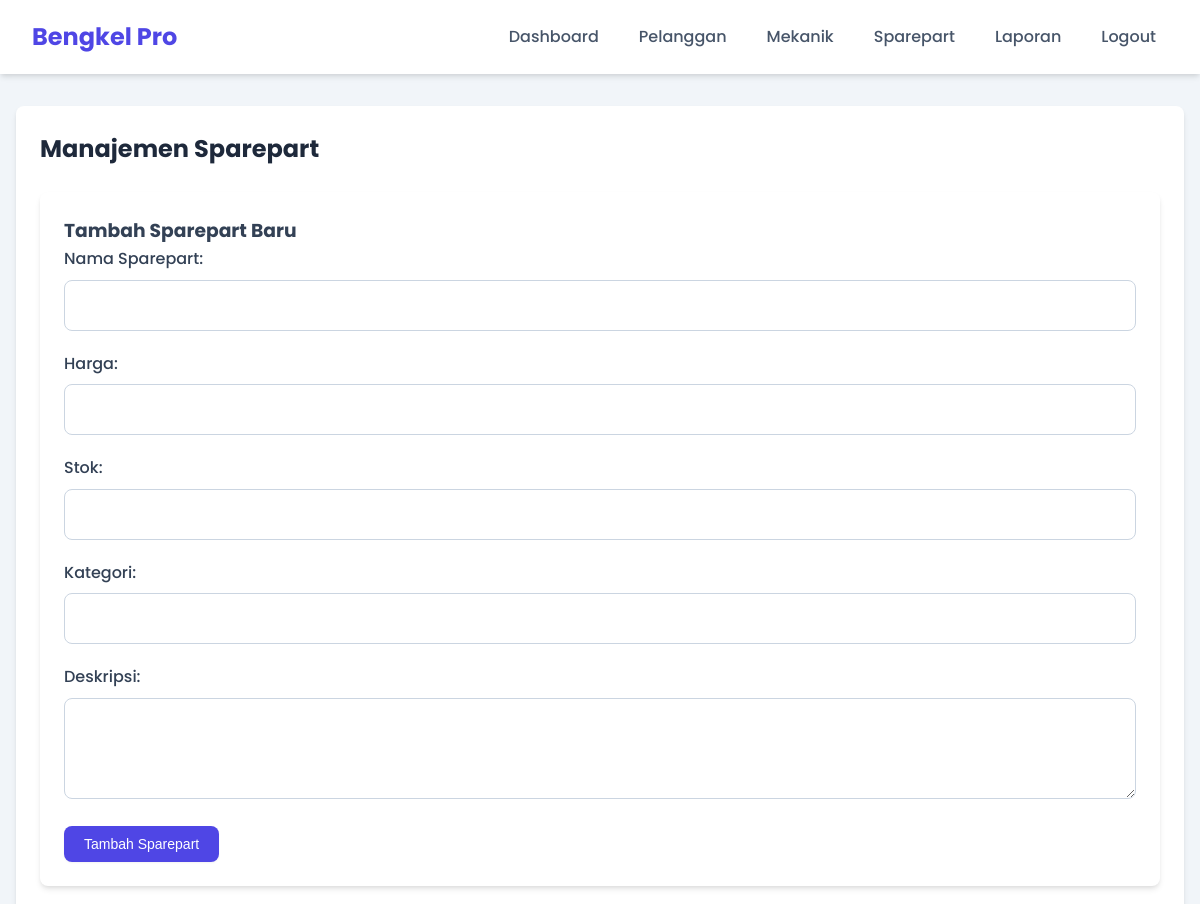
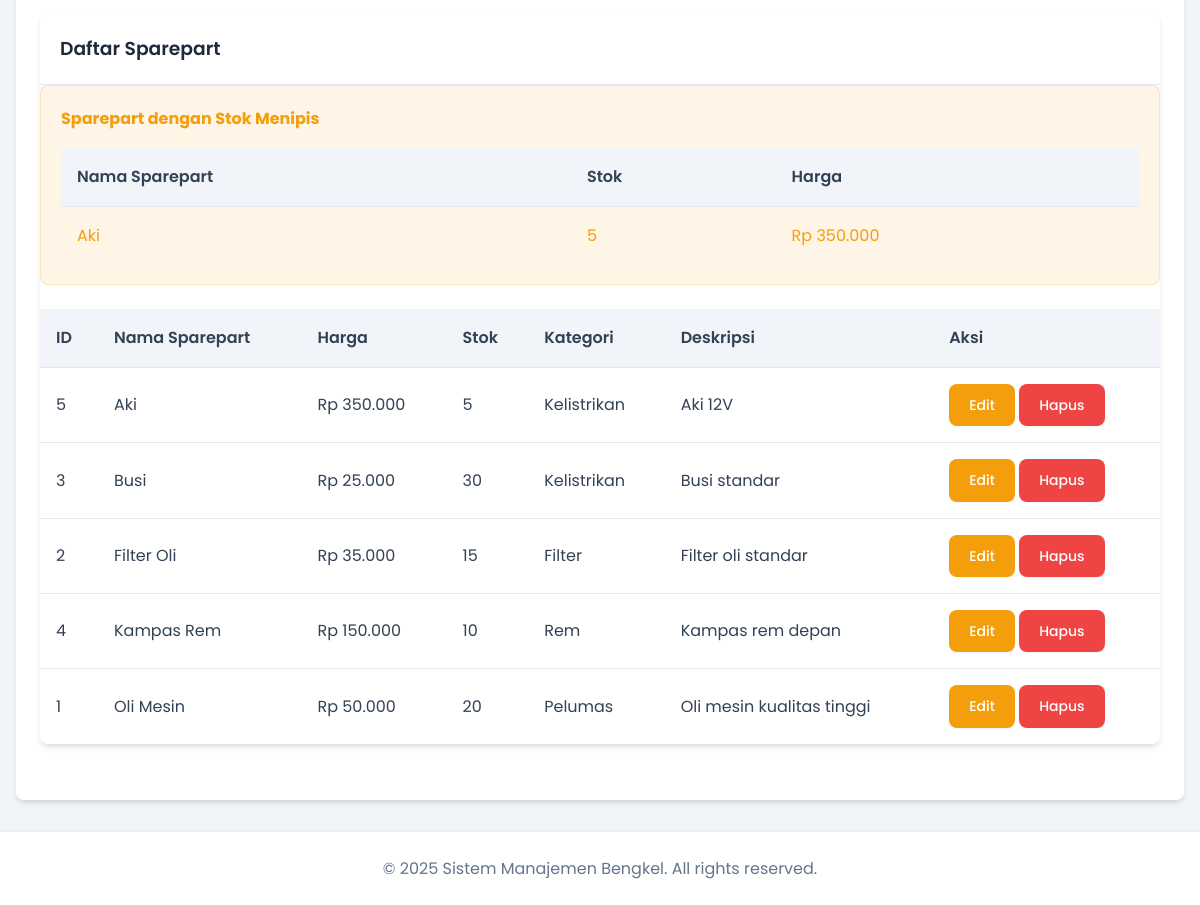
Screenshot of /pages/admin/sparepart.php (signed in) with the database file from the repository (2 pictures, top to bottom).
### tables this page shows
CREATE TABLE sparepart (
    id_sparepart INT AUTO_INCREMENT PRIMARY KEY,
    nama_sparepart VARCHAR(100) NOT NULL,
    harga DECIMAL(10, 2) NOT NULL,
    stok INT NOT NULL DEFAULT 0,
    kategori VARCHAR(50),
    deskripsi TEXT
);

### includes/auth.php (called while the page is built, shortened)
<?php
function isLoggedIn() {
    return isset($_SESSION['user_id']);
}
function getUserRole() {
    return $_SESSION['role'] ?? '';
}
?>

### pages/admin/sparepart.php (the view, shortened to what this page needs)
<?php
require_once '../../includes/auth.php';
include '../../includes/header.php';
$query = "SELECT * FROM sparepart ORDER BY nama_sparepart";
$result = mysqli_query($conn, $query);
?>
<div class="content-container">
    <h2>Manajemen Sparepart</h2>
    <div class="form-container">
        <h3>Tambah Sparepart Baru</h3>
        <form method="post" action="">
            <div class="form-group">
                <label for="nama_sparepart">Nama Sparepart:</label>
                <input type="text" id="nama_sparepart" name="nama_sparepart" required>
            </div>
            <div class="form-group">
                <label for="harga">Harga:</label>
                <input type="number" id="harga" name="harga" min="0" step="1000" required>
            </div>
            <div class="form-group">
                <label for="stok">Stok:</label>
                <input type="number" id="stok" name="stok" min="0" required>
            </div>
            <div class="form-group">
                <label for="kategori">Kategori:</label>
                <input type="text" id="kategori" name="kategori">
            </div>
            <div class="form-group">
                <label for="deskripsi">Deskripsi:</label>
                <textarea id="deskripsi" name="deskripsi" rows="3"></textarea>
            </div>
            <button type="submit" class="btn btn-primary">Tambah Sparepart</button>
        </form>
    </div>
    <div class="table-container">
        <h3>Daftar Sparepart</h3>
        <div class="alert-box">
            <h4>Sparepart dengan Stok Menipis</h4>
            <table>
                <thead>
                    <tr>
                        <th>Nama Sparepart</th>
                        <th>Stok</th>
                        <th>Harga</th>
                    </tr>
                </thead>
                <tbody>
                    <?php
                    $stokMenipisQuery = "SELECT * FROM v_stok_menipis";
                    $stokMenipisResult = mysqli_query($conn, $stokMenipisQuery);
                    if (mysqli_num_rows($stokMenipisResult) > 0) {
                        while ($row = mysqli_fetch_assoc($stokMenipisResult)) {
                            echo "<tr>";
                            echo "<td>" . htmlspecialchars($row['nama_sparepart']) . "</td>";
                            echo "<td>" . htmlspecialchars($row['stok']) . "</td>";
                            echo "<td>Rp " . number_format($row['harga'], 0, ',', '.') . "</td>";
                            echo "</tr>";
                        }
                    } else {
                        echo "<tr><td colspan='3'>Tidak ada sparepart dengan stok menipis</td></tr>";
                    }
                    ?>
                </tbody>
            </table>
        </div>
        <table>
            <thead>
                <tr>
                    <th>ID</th>
                    <th>Nama Sparepart</th>
                    <th>Harga</th>
                    <th>Stok</th>
                    <th>Kategori</th>
                    <th>Deskripsi</th>
                    <th>Aksi</th>
                </tr>
            </thead>
            <tbody>
                <?php
                if (mysqli_num_rows($result) > 0) {
                    while ($row = mysqli_fetch_assoc($result)) {
                        echo "<tr>";
                        echo "<td>" . $row['id_sparepart'] . "</td>";
                        echo "<td>" . htmlspecialchars($row['nama_sparepart']) . "</td>";
                        echo "<td>Rp " . number_format($row['harga'], 0, ',', '.') . "</td>";
                        echo "<td>" . $row['stok'] . "</td>";
                        echo "<td>" . htmlspecialchars($row['kategori']) . "</td>";
                        echo "<td>" . htmlspecialchars($row['deskripsi']) . "</td>";
                        echo "<td>
                                <a href='?edit=" . $row['id_sparepart'] . "' class='btn btn-edit'>Edit</a>
                                <a href='?delete=" . $row['id_sparepart'] . "' class='btn btn-delete' onclick='return confirm(\"Yakin ingin menghapus sparepart ini?\")'>Hapus</a>
                              </td>";
                        echo "</tr>";
                    }
                } else {
                    echo "<tr><td colspan='7'>Tidak ada data sparepart</td></tr>";
                }
                ?>
            </tbody>
        </table>
    </div>
</div>
<?php include '../../includes/footer.php'; ?>

### includes/header.php (shortened to what this page needs)
<?php
require_once __DIR__ . '/auth.php';
?>
<!DOCTYPE html>
<html lang="id">
<head>
    <link rel="stylesheet" href="/bengkel/assets/css/style.css">
    <script src="https://cdn.tailwindcss.com"></script>
</head>
<body>
    <header>
        <div class="logo">
            <h1>Bengkel Pro</h1>
        </div>
        <nav>
            <?php if (isLoggedIn()): ?>
            <?php if (getUserRole() == 'admin'): ?>
            <a href="/bengkel/pages/admin/dashboard.php">Dashboard</a>
            <a href="/bengkel/pages/admin/pelanggan.php">Pelanggan</a>
            <a href="/bengkel/pages/admin/mekanik.php">Mekanik</a>
            <a href="/bengkel/pages/admin/sparepart.php">Sparepart</a>
            <a href="/bengkel/pages/admin/laporan.php">Laporan</a>
            <?php elseif (getUserRole() == 'kasir'): ?>
            <a href="/bengkel/pages/kasir/dashboard.php">Dashboard</a>
            <a href="/bengkel/pages/kasir/servis.php">Servis</a>
            <a href="/bengkel/pages/kasir/transaksi.php">Transaksi</a>
            <?php elseif (getUserRole() == 'user'): ?>
            <a href="/bengkel/pages/user/dashboard.php">Dashboard</a>
            <a href="/bengkel/pages/user/riwayat.php">Riwayat Servis</a>
            <?php endif; ?>
            <a href="/bengkel/logout.php">Logout</a>
            <?php else: ?>
            <a href="/bengkel/login.php">Login</a>
            <?php endif; ?>
        </nav>
    </header>
    <main>

### includes/footer.php (shortened to what this page needs)
</main>
<footer>
    <p>&copy; <?php echo date('Y'); ?> Sistem Manajemen Bengkel. All rights reserved.</p>
</footer>
</body>
</html>

### assets/css/style.css (style rules this page uses)
* { margin: 0; padding: 0; box-sizing: border-box; }
:root { --primary: #4f46e5; --primary-hover: #4338ca; --secondary: #64748b; --secondary-hover: #475569; --success: #10b981; --success-hover: #059669; --danger: #ef4444; --danger-hover: #dc2626; --warning: #f59e0b; --warning-hover: #d97706; --info: #0ea5e9; --info-hover: #0284c7; --light: #f8fafc; --dark: #1e293b; --gray-100: #f1f5f9; --gray-200: #e2e8f0; --gray-300: #cbd5e1; --gray-400: #94a3b8; --gray-500: #64748b; --gray-600: #475569; --gray-700: #334155; --gray-800: #1e293b; --gray-900: #0f172a; --border-radius: 0.5rem; --shadow-sm: 0 1px 2px 0 rgba(0, 0, 0, 0.05); --shadow: 0 4px 6px -1px rgba(0, 0, 0, 0.1), 0 2px 4px -1px rgba(0, 0, 0, 0.06); --shadow-md: 0 10px 15px -3px rgba(0, 0, 0, 0.1), 0 4px 6px -2px rgba(0, 0, 0, 0.05); --shadow-lg: 0 20px 25px -5px rgba(0, 0, 0, 0.1), 0 10px 10px -5px rgba(0, 0, 0, 0.04); }
body { font-family: 'Poppins', 'Segoe UI', Tahoma, Geneva, Verdana, sans-serif; line-height: 1.6; color: var(--gray-700); background-color: var(--gray-100); }
a { text-decoration: none; color: var(--primary); transition: color 0.2s ease; }
header { background-color: white; color: var(--gray-800); padding: 1rem 2rem; display: flex; justify-content: space-between; align-items: center; box-shadow: var(--shadow); position: sticky; top: 0; z-index: 100; }
header .logo h1 { font-size: 1.5rem; margin: 0; font-weight: 700; color: var(--primary); }
nav { display: flex; gap: 1rem; }
nav a { color: var(--gray-600); padding: 0.5rem 0.75rem; border-radius: var(--border-radius); font-weight: 500; transition: all 0.2s ease; }
main { max-width: 1200px; margin: 2rem auto; padding: 0 1rem; }
footer { text-align: center; padding: 1.5rem; background-color: white; color: var(--gray-500); margin-top: 2rem; box-shadow: 0 -1px 3px rgba(0, 0, 0, 0.05); }
.form-container { background-color: white; padding: 1.5rem; border-radius: var(--border-radius); box-shadow: var(--shadow); margin-bottom: 2rem; }
.form-group { margin-bottom: 1.25rem; }
.form-group label { display: block; margin-bottom: 0.5rem; font-weight: 500; color: var(--gray-700); }
.form-group input, .form-group select, .form-group textarea { width: 100%; padding: 0.75rem; border: 1px solid var(--gray-300); border-radius: var(--border-radius); font-family: inherit; font-size: 1rem; transition: border-color 0.2s ease, box-shadow 0.2s ease; }
.form-group textarea { resize: vertical; min-height: 100px; }
.btn { display: inline-flex; align-items: center; justify-content: center; padding: 0.625rem 1.25rem; background-color: var(--primary); color: white; border: none; border-radius: var(--border-radius); cursor: pointer; font-size: 0.875rem; font-weight: 500; transition: all 0.2s ease; box-shadow: var(--shadow-sm); }
.btn-primary { background-color: var(--primary); }
.btn-edit { background-color: var(--warning); }
.btn-delete { background-color: var(--danger); }
.table-container { background-color: white; border-radius: var(--border-radius); box-shadow: var(--shadow); overflow: hidden; margin-bottom: 2rem; }
.table-container h3 { padding: 1.25rem; margin: 0; border-bottom: 1px solid var(--gray-200); color: var(--gray-800); font-weight: 600; }
table { width: 100%; border-collapse: collapse; }
table th, table td { padding: 1rem; text-align: left; border-bottom: 1px solid var(--gray-200); }
table th { background-color: var(--gray-100); font-weight: 600; color: var(--gray-700); white-space: nowrap; }
table tr:last-child td { border-bottom: none; }
.content-container { background-color: white; padding: 1.5rem; border-radius: var(--border-radius); box-shadow: var(--shadow); }
.content-container h2 { margin-bottom: 1.5rem; color: var(--gray-800); font-weight: 700; }
.alert-box { background-color: rgba(245, 158, 11, 0.1); border: 1px solid rgba(245, 158, 11, 0.2); color: var(--warning); padding: 1.25rem; border-radius: var(--border-radius); margin-bottom: 1.5rem; }
.alert-box h4 { margin-top: 0; margin-bottom: 1rem; color: var(--warning); }
.table-container { overflow-x: auto; -webkit-overflow-scrolling: touch; }
.table-container table { width: 100%; min-width: 600px; }

### rows the page displays
sparepart: id_sparepart "5", nama_sparepart "Aki", harga "350.000", stok "5", kategori "Kelistrikan", deskripsi "Aki 12V"
sparepart: id_sparepart "3", nama_sparepart "Busi", harga "25.000", stok "30", kategori "Kelistrikan", deskripsi "Busi standar"
sparepart: id_sparepart "2", nama_sparepart "Filter Oli", harga "35.000", stok "15", kategori "Filter", deskripsi "Filter oli standar"
sparepart: id_sparepart "4", nama_sparepart "Kampas Rem", harga "150.000", stok "10", kategori "Rem", deskripsi "Kampas rem depan"
sparepart: id_sparepart "1", nama_sparepart "Oli Mesin", harga "50.000", stok "20", kategori "Pelumas", deskripsi "Oli mesin kualitas tinggi"

### other values shown
$row['nama_sparepart'] "Aki"
$row['stok'] "5"
$row['harga'] "350.000"
